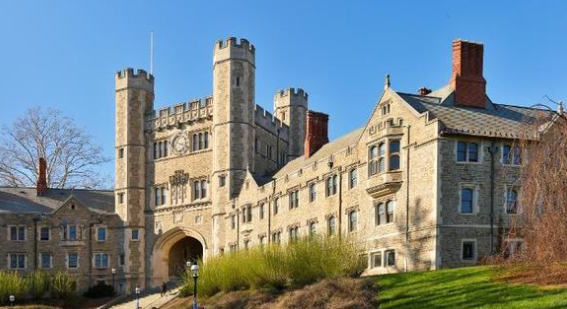
#> input picture tkinter/image.png, 567 x 309 px
$ python exam2.py
#> lines starting #> are read from the running program, lines starting #| are printed output that depends on the picture
import tkinter as tk
import cv2
from PIL import Image, ImageTk

# prepare image
width = 320; height = 240
color_image = cv2.imread('image.png')
#> color_image is the input picture: shape (309, 567, 3); mean B, G, R 138.2, 133.7, 119.6
color_image = cv2.resize(color_image, (width, height))
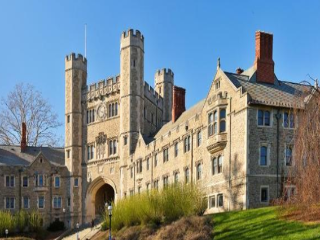
#> color_image: shape (240, 320, 3); mean B, G, R 138.1, 133.6, 119.5
gray_image = cv2.cvtColor(color_image, cv2.COLOR_BGR2GRAY )
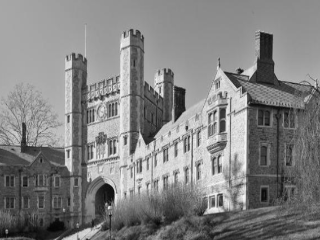
#> gray_image: shape (240, 320); min 3, max 246, mean 129.9

# window
window=tk.Tk()
window.title("My First GUI")
window.geometry("{}x{}+100+100".format(width, height+40))

# function1: convert numpy image into tk image
def np_image_to_tk_image(np_image):
	img = cv2.cvtColor(np_image, cv2.COLOR_BGR2RGB)
	img = Image.fromarray(img)
	imgtk = ImageTk.PhotoImage(image=img)
	return imgtk

# lable
imgtk = np_image_to_tk_image(color_image)
label = tk.Label(window, image=imgtk) # register tk image
label.pack()

# functon2: get gray scale tk image
def get_grayscale_tk_image():
	imgtk = np_image_to_tk_image(gray_image)
	label.config(image=imgtk)
	label.image = imgtk
# functon3: get color tk image
def get_color_tk_image():
	imgtk = np_image_to_tk_image(color_image)
	label.config(image=imgtk)
	label.image = imgtk

# button
button1 = tk.Button(window, text="GrayScale",
					command=get_grayscale_tk_image)
button2 = tk.Button(window, text="Color",
					command=get_color_tk_image)
button1.pack(side="left", expand=True, fill='both')
button2.pack(side="right", expand=True, fill='both')

window.mainloop()
